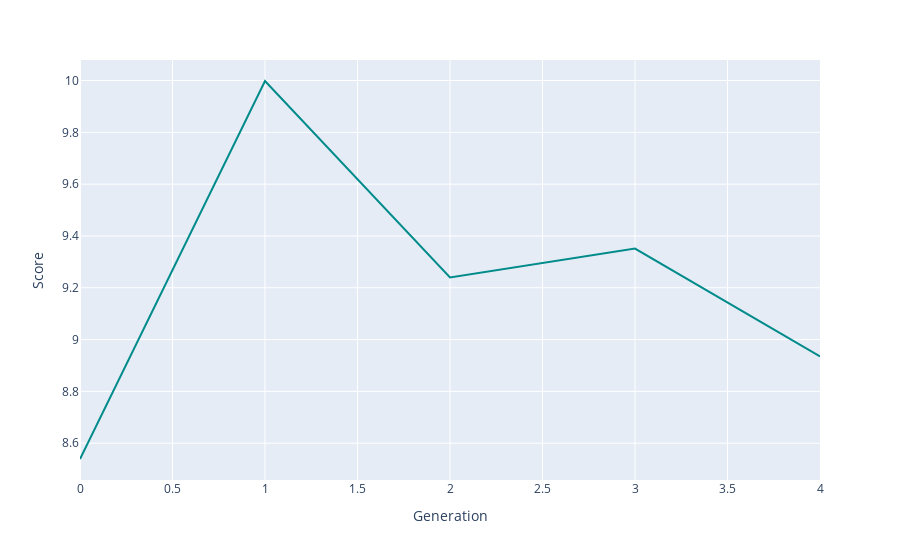

The cell this chart's notebook holds for it:
### Code cell
bestRankDF = pd.DataFrame(bestRank, columns=['Score', 'Schedule'])
bestRank
bestRankDF['Generation'] = bestRankDF.index.values
fig = px.line(bestRankDF, x='Generation', y='Score', hover_data=['Schedule'])
fig.update_traces(line_color='DarkCyan')
fig.show()
{fileName = f'p{popSize}g{generations}n{nSwaps}.html'
fig.write_html(f'charts/fileName}', include_plotlyjs="cdn")
}

### Figure 1 — Plotly figure (JSON) as saved in the notebook; plotly's stock layout.template omitted (floating-point values rounded to 4 significant figures; data arrays with more than 128 entries replaced by an {"elided": "..."} marker saying what was removed)
{"data": [{"customdata": {"elided": "5x1x48 int values"}, "hovertemplate": "Generation=%{x}<br>Score=%{y}<br>Schedule=%{customdata[0]}<extra></extra>", "legendgroup": "", "line": {"color": "DarkCyan", "dash": "solid"}, "marker": {"symbol": "circle"}, "mode": "lines", "name": "", "orientation": "v", "showlegend": false, "type": "scatter", "x": [0, 1, 2, 3, 4], "xaxis": "x", "y": [8.539, 9.998, 9.24, 9.351, 8.935], "yaxis": "y"}], "layout": {"legend": {"tracegroupgap": 0}, "margin": {"t": 60}, "xaxis": {"anchor": "y", "domain": [0, 1], "title": {"text": "Generation"}}, "yaxis": {"anchor": "x", "domain": [0, 1], "title": {"text": "Score"}}}}
